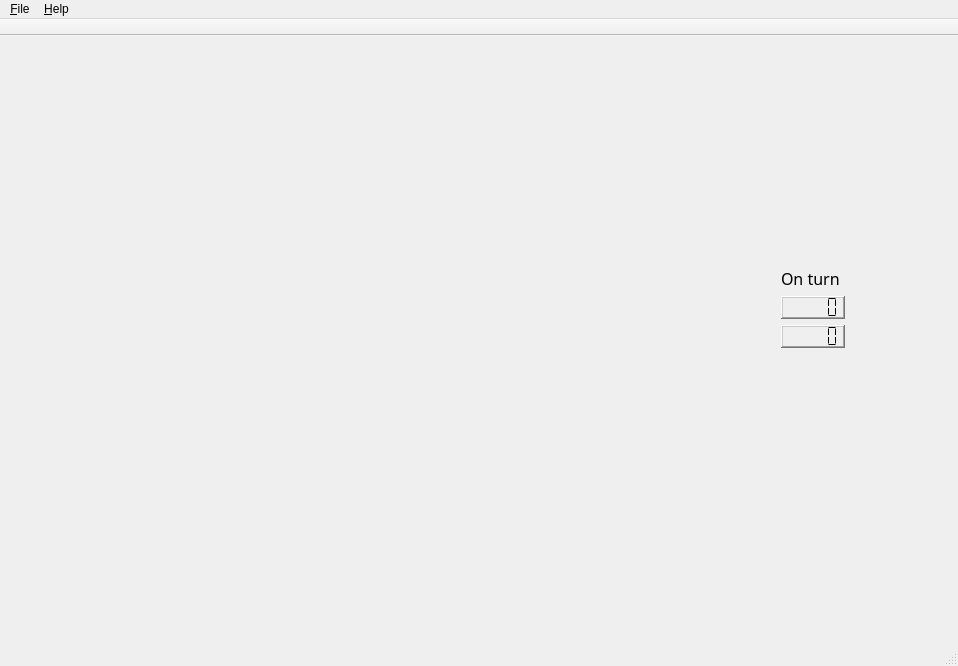
<?xml version="1.0" encoding="UTF-8"?>
<ui version="4.0">
 <class>MainWindow</class>
 <widget class="QMainWindow" name="MainWindow">
  <property name="geometry">
   <rect>
    <x>0</x>
    <y>0</y>
    <width>958</width>
    <height>666</height>
   </rect>
  </property>
  <property name="sizeIncrement">
   <size>
    <width>0</width>
    <height>0</height>
   </size>
  </property>
  <property name="baseSize">
   <size>
    <width>0</width>
    <height>0</height>
   </size>
  </property>
  <property name="windowTitle">
   <string>Hra 2016 - Othello</string>
  </property>
  <widget class="QWidget" name="centralWidget">
   <widget class="QWidget" name="gridLayoutWidget">
    <property name="geometry">
     <rect>
      <x>10</x>
      <y>10</y>
      <width>691</width>
      <height>591</height>
     </rect>
    </property>
    <layout class="QGridLayout" name="gridLayout"/>
   </widget>
   <widget class="QWidget" name="">
    <property name="geometry">
     <rect>
      <x>770</x>
      <y>220</y>
      <width>115</width>
      <height>143</height>
     </rect>
    </property>
    <layout class="QFormLayout" name="formLayout">
     <item row="0" column="0">
      <widget class="QLabel" name="labelOnTurn">
       <property name="font">
        <font>
         <family>TeX Gyre Bonum Math</family>
         <pointsize>16</pointsize>
        </font>
       </property>
       <property name="text">
        <string>&lt;html&gt;&lt;head/&gt;&lt;body&gt;&lt;p&gt;&lt;span style=&quot; font-size:12pt;&quot;&gt;On turn&lt;/span&gt;&lt;/p&gt;&lt;/body&gt;&lt;/html&gt;</string>
       </property>
      </widget>
     </item>
     <item row="0" column="1">
      <widget class="QLabel" name="labelOnTurnStone">
       <property name="text">
        <string/>
       </property>
       <property name="pixmap">
        <pixmap resource="resources.qrc">:/img/black.png</pixmap>
       </property>
      </widget>
     </item>
     <item row="1" column="0">
      <widget class="QLCDNumber" name="scoreBlack">
       <property name="font">
        <font>
         <pointsize>11</pointsize>
        </font>
       </property>
       <property name="frameShape">
        <enum>QFrame::WinPanel</enum>
       </property>
       <property name="segmentStyle">
        <enum>QLCDNumber::Flat</enum>
       </property>
      </widget>
     </item>
     <item row="1" column="1">
      <widget class="QLabel" name="labelBlackStone">
       <property name="text">
        <string/>
       </property>
       <property name="pixmap">
        <pixmap resource="resources.qrc">:/img/black.png</pixmap>
       </property>
      </widget>
     </item>
     <item row="2" column="0">
      <widget class="QLCDNumber" name="scoreWhite">
       <property name="font">
        <font>
         <pointsize>14</pointsize>
         <weight>50</weight>
         <italic>false</italic>
         <bold>false</bold>
        </font>
       </property>
       <property name="frameShape">
        <enum>QFrame::WinPanel</enum>
       </property>
       <property name="smallDecimalPoint">
        <bool>false</bool>
       </property>
       <property name="segmentStyle">
        <enum>QLCDNumber::Flat</enum>
       </property>
      </widget>
     </item>
     <item row="2" column="1">
      <widget class="QLabel" name="labelWhiteStone">
       <property name="text">
        <string/>
       </property>
       <property name="pixmap">
        <pixmap resource="resources.qrc">:/img/white.png</pixmap>
       </property>
      </widget>
     </item>
    </layout>
   </widget>
  </widget>
  <widget class="QMenuBar" name="menuBar">
   <property name="geometry">
    <rect>
     <x>0</x>
     <y>0</y>
     <width>958</width>
     <height>25</height>
    </rect>
   </property>
   <widget class="QMenu" name="menu_File">
    <property name="title">
     <string>&amp;File</string>
    </property>
    <addaction name="separator"/>
    <addaction name="actionNew_Game"/>
    <addaction name="actionReset"/>
    <addaction name="separator"/>
    <addaction name="actionUndo"/>
    <addaction name="actionRedo"/>
    <addaction name="separator"/>
    <addaction name="actionSave"/>
    <addaction name="actionLoad"/>
    <addaction name="separator"/>
    <addaction name="actionExit"/>
   </widget>
   <widget class="QMenu" name="menu_Help">
    <property name="title">
     <string>&amp;Help</string>
    </property>
    <addaction name="actionAbout"/>
   </widget>
   <addaction name="menu_File"/>
   <addaction name="menu_Help"/>
  </widget>
  <widget class="QToolBar" name="mainToolBar">
   <property name="movable">
    <bool>false</bool>
   </property>
   <property name="floatable">
    <bool>false</bool>
   </property>
   <attribute name="toolBarArea">
    <enum>TopToolBarArea</enum>
   </attribute>
   <attribute name="toolBarBreak">
    <bool>false</bool>
   </attribute>
  </widget>
  <widget class="QStatusBar" name="statusBar"/>
  <action name="actionSave">
   <property name="text">
    <string>Save</string>
   </property>
   <property name="shortcut">
    <string>Ctrl+S</string>
   </property>
  </action>
  <action name="actionLoad">
   <property name="text">
    <string>Load</string>
   </property>
   <property name="shortcut">
    <string>Ctrl+L</string>
   </property>
  </action>
  <action name="actionExit">
   <property name="text">
    <string>Exit</string>
   </property>
   <property name="shortcut">
    <string>Esc</string>
   </property>
  </action>
  <action name="actionAbout">
   <property name="text">
    <string>About</string>
   </property>
  </action>
  <action name="actionUndo">
   <property name="text">
    <string>Undo</string>
   </property>
   <property name="shortcut">
    <string>U</string>
   </property>
  </action>
  <action name="actionRedo">
   <property name="text">
    <string>Redo</string>
   </property>
   <property name="shortcut">
    <string>R</string>
   </property>
  </action>
  <action name="actionReset">
   <property name="text">
    <string>Reset</string>
   </property>
  </action>
  <action name="actionNew_Game">
   <property name="text">
    <string>New Game</string>
   </property>
   <property name="shortcut">
    <string>Ctrl+N</string>
   </property>
  </action>
 </widget>
 <layoutdefault spacing="6" margin="11"/>
 <resources>
  <include location="resources.qrc"/>
 </resources>
 <connections/>
</ui>
